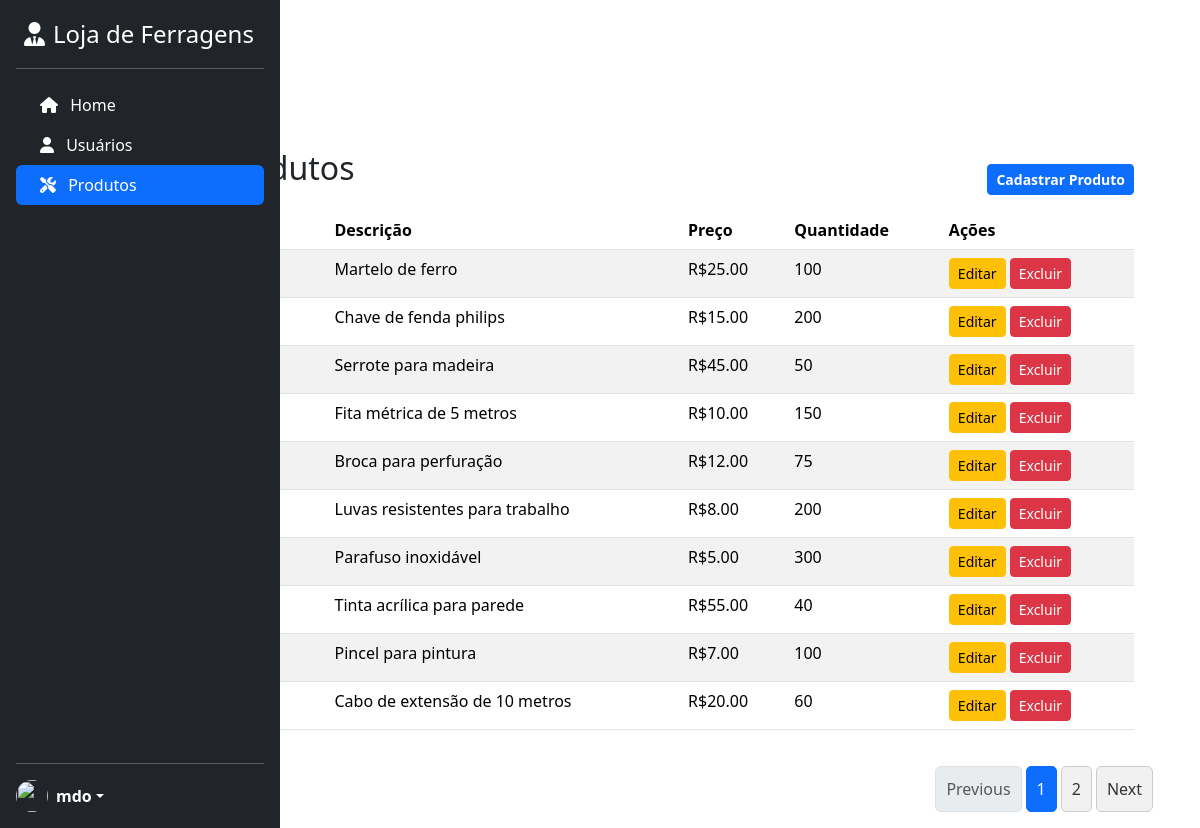
The app's page /admin/index.php?page=produtos (signed in) with its own data.
### tables this page shows
CREATE TABLE Produtos (
    id_produto INT AUTO_INCREMENT PRIMARY KEY,
    nome_produto VARCHAR(100) NOT NULL,
    descricao_produto TEXT,
    foto_produto VARCHAR(255),
    preco_produto DECIMAL(10, 2) NOT NULL,
    quantidade_estoque INT NOT NULL,
    id_categoria INT,
    id_fornecedor INT,
    data_criacao TIMESTAMP DEFAULT CURRENT_TIMESTAMP,
    status_ativo TINYINT(1) DEFAULT 1,  
    FOREIGN KEY (id_categoria) REFERENCES Categorias(id_categoria),
    FOREIGN KEY (id_fornecedor) REFERENCES Fornecedores(id_fornecedor)
);

### src/controller/ProdutoController.php (called while the page is built, shortened)
<?php
require_once  __DIR__ . '/../../src/models/Produtos.php';
class ProdutoController
{
    private $produto_model;
    public function __construct()
    {
        $database = new Database();
        $pdo = $database->getConnection();
        $this->produto_model = new Produto($pdo);
    }
    public function listarProdutos()
    {
        return $this->produto_model->listarTodosProdutos();
    }
}

### src/models/Produtos.php (called while the page is built, shortened)
<?php
    class Produto{
        private $db_connection;
        public function __construct($pdo){
            $this->db_connection = $pdo;
        }
        public function listarTodosProdutos(){
            $query = $this->db_connection->query('SELECT * FROM Produtos');
            return $query->FetchAll(PDO::FETCH_ASSOC);
        }
    }
?>

### public_html/admin/produtos.php (the view, shortened to what this page needs)
<?php
$produtos = new ProdutoController();
$produtos = $produtos->listarProdutos();
$itens_por_pagina = 10;
$total_produtos = count($produtos);
$pagina_atual = isset($_GET['pagina']) ? (int)$_GET['pagina'] : 1;
$inicio = ($pagina_atual - 1) * $itens_por_pagina;
$produtos_pagina = array_slice($produtos, $inicio, $itens_por_pagina);
?>
<div class="container-fluid">
    <h1 class="mt-5 h1-sidebar">Produtos</h1>
    <div class="container mt-5">
        <div class="d-flex align-items-center justify-content-between">
            <h2 class="mb-4">Tabela de Produtos</h2>
            <a href="?page=produtos-cad" class="btn btn-primary btn-sm"><strong>Cadastrar Produto</strong></a>
        </div>
        <table class="table table-striped">
            <thead>
                <tr>
                    <th scope="col">ID</th>
                    <th scope="col">Nome</th>
                    <th scope="col">Descrição</th>
                    <th scope="col">Preço</th>
                    <th scope="col">Quantidade</th>
                    <th scope="col">Ações</th>
                </tr>
            </thead>
            <tbody>
                <?php
                foreach ($produtos_pagina as $produto) : ?>
                    <tr>
                        <td><?= $produto['id_produto'] ?></td>
                        <td><?= $produto['nome_produto'] ?></td>
                        <td><?= $produto['descricao_produto'] ?></td>
                        <td>R$<?= $produto['preco_produto'] ?></td>
                        <td><?= $produto['quantidade_estoque'] ?></td>
                        <td>
                            <a href="?page=produtos-editar" class="btn btn-warning btn-sm">Editar</a>
                            <a onclick="return confirm('Deseja mesmo excluir o cliente?');" href="?page=produtos&pagina=<?=$pagina_atual?>&ex=<?=$produto['id_produto']?>" class="btn btn-danger btn-sm">Excluir</a>
                        </td>
                    </tr>
                <?php endforeach; ?>
            </tbody>
        </table>
    </div>
</div>
<?php
require_once '../assets/componentes/paginacao.php';
echo renderPagination($total_produtos, $itens_por_pagina, $pagina_atual, '?page=produtos');
?>

### config/bootstrap.php (shortened to what this page needs)
<link href="https://cdn.jsdelivr.net/npm/bootstrap@5.3.3/dist/css/bootstrap.min.css" rel="stylesheet">
<link rel="stylesheet" href="https://cdnjs.cloudflare.com/ajax/libs/font-awesome/6.6.0/css/all.min.css" />

### public_html/admin/index.php (shortened to what this page needs)
<?php
require_once '../../config/bootstrap.php';
?>
<!DOCTYPE html>
<html lang="pt-br">
<head>
    <link rel="stylesheet" href="../assets/css/sidebar.css">
</head>
<body>
    <div class="fixed-top d-flex flex-column flex-shrink-0 p-3 text-white bg-dark h-100" style="width: 280px;">
        <a href="/" class="d-flex align-items-center mb-3 mb-md-0 me-md-auto text-white text-decoration-none">
            <i class="fa-solid fa-user-tie fa-xl mx-2"></i>
            <span class="fs-4">Loja de Ferragens</span>
        </a>
        <hr>
        <ul class="nav nav-pills flex-column mb-auto">
            <li class="nav-item">
                <a href="?page=home" class="nav-link text-white <?php echo ($_GET['page'] ?? 'home') == 'home' ? 'active' : ''; ?>" aria-current="page">
                    <i class="fa-solid fa-house mx-2"></i>
                    Home
                </a>
            </li>
            <li>
                <a href="?page=usuarios" class="nav-link text-white <?php echo ($_GET['page'] ?? 'home') == 'usuarios' ? 'active' : ''; ?>">
                    <i class="fa-solid fa-user mx-2"></i>
                    Usuários
                </a>
            </li>
            <li>
                <a href="?page=produtos" class="nav-link text-white <?php echo (($_GET['page'] ?? 'home') == 'produtos' || ($_GET['page'] ?? 'home') == 'produtos-cad' || ($_GET['page'] ?? 'home') == 'produtos-editar') ? 'active' : ''; ?>">
                    <i class="fa-solid fa-screwdriver-wrench mx-2"></i>
                    Produtos
                </a>
            </li>
        </ul>
        <hr>
        <div class="dropdown">
            <a href="#" class="d-flex align-items-center text-white text-decoration-none dropdown-toggle" id="dropdownUser1" data-bs-toggle="dropdown" aria-expanded="false">
                <img src="https://github.com/mdo.png" alt="" width="32" height="32" class="rounded-circle me-2">
                <strong>mdo</strong>
            </a>
        </div>
    </div>
    <div class="container">
        <?php
        $page = $_GET['page'] ?? 'home';
        $allowedPages = ['home', 'usuarios', 'produtos', 'produtos-editar','produtos-cad'];
        if (in_array($page, $allowedPages)) {
            include "$page.php";
        } else {
            include 'home.php';
        }
        ?>
    </div>
</body>
</html>

### public_html/assets/componentes/paginacao.php (shortened to what this page needs)
<?php
function renderPagination($total_items, $items_per_page, $current_page, $url_base) {
    $total_pages = ceil($total_items / $items_per_page);
    $current_page = max(1, min($current_page, $total_pages));
    $pagination_html = '<div class="d-flex align-items-center justify-content-end">
                            <nav aria-label="...">
                                <ul class="pagination">';
    $pagination_html .= '<li class="page-item ' . ($current_page <= 1 ? 'disabled' : '') . '">
                            <a class="page-link" href="' . ($current_page > 1 ? $url_base . '&pagina=' . ($current_page - 1) : '#') . '">Previous</a>
                          </li>';
    for ($p = 1; $p <= $total_pages; $p++) {
        $pagination_html .= '<li class="page-item ' . ($current_page == $p ? 'active' : '') . '">
                                <a class="page-link" href="' . $url_base . '&pagina=' . $p . '">' . $p . '</a>
                              </li>';
    }
    $pagination_html .= '<li class="page-item ' . ($current_page >= $total_pages ? 'disabled' : '') . '">
                            <a class="page-link" href="' . ($current_page < $total_pages ? $url_base . '&pagina=' . ($current_page + 1) : '#') . '">Next</a>
                          </li>';
    $pagination_html .= '</ul></nav></div>';
    return $pagination_html;
}
?>

### public_html/assets/css/sidebar.css (style rules this page uses)
.h1-sidebar::after { content: ''; background-color: orange; display: block; width: 15%; height: 0.3rem; }
.pagination { display: flex; justify-content: center; margin-top: 20px; }
.pagination a { padding: 10px; margin: 0 5px; text-decoration: none; border: 1px solid #ccc; border-radius: 5px; background-color: #f1f1f1; color: #333; }

### records on screen
produtos: descricao_produto "Martelo de ferro", preco_produto "25.00", quantidade_estoque "100"
produtos: descricao_produto "Chave de fenda philips", preco_produto "15.00", quantidade_estoque "200"
produtos: descricao_produto "Serrote para madeira", preco_produto "45.00", quantidade_estoque "50"
produtos: descricao_produto "Fita métrica de 5 metros", preco_produto "10.00", quantidade_estoque "150"
produtos: descricao_produto "Broca para perfuração", preco_produto "12.00", quantidade_estoque "75"
produtos: descricao_produto "Luvas resistentes para trabalho", preco_produto "8.00", quantidade_estoque "200"
produtos: descricao_produto "Parafuso inoxidável", preco_produto "5.00", quantidade_estoque "300"
produtos: descricao_produto "Tinta acrílica para parede", preco_produto "55.00", quantidade_estoque "40"
produtos: descricao_produto "Pincel para pintura", preco_produto "7.00", quantidade_estoque "100"
produtos: descricao_produto "Cabo de extensão de 10 metros", preco_produto "20.00", quantidade_estoque "60"
